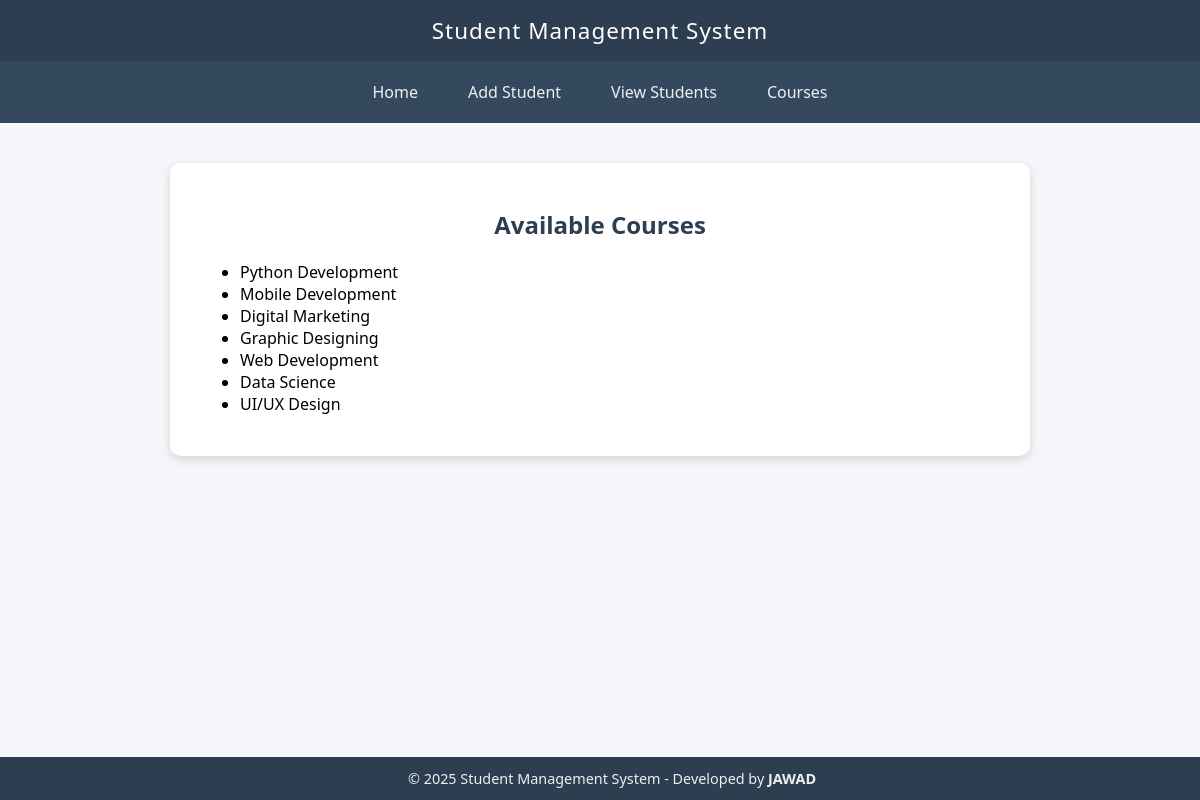
The app's page /view_courses with its own data.
### tables this page shows
CREATE TABLE courses (
            id INTEGER PRIMARY KEY AUTOINCREMENT,
            name TEXT NOT NULL UNIQUE
        );

### app.py (the view)
@app.route('/view_courses')
def view_courses():
    conn = sqlite3.connect('database.db')
    cursor = conn.cursor()
    cursor.execute("SELECT * FROM courses")
    courses = cursor.fetchall()
    conn.close()
    return render_template('view_courses.html', courses=courses)

### templates/view_courses.html
{% extends 'base.html' %}
{% block content %}
<h2>Available Courses</h2>
<ul>
    {% for course in courses %}
    <li>{{ course[1] }}</li>
    {% endfor %}
</ul>
{% endblock %}

### templates/base.html (style rules this page uses)
body { font-family: 'Segoe UI', Tahoma, Geneva, Verdana, sans-serif; background: #f5f6fa; margin: 0; padding: 0; }
h1, h2, h3 { color: #2c3e50; text-align: center; }

### records on screen
courses: name "Python Development"
courses: name "Mobile Development"
courses: name "Digital Marketing"
courses: name "Graphic Designing"
courses: name "Web Development"
courses: name "Data Science"
courses: name "UI/UX Design"

### other values on screen
{{ 2025 }} "2025"
